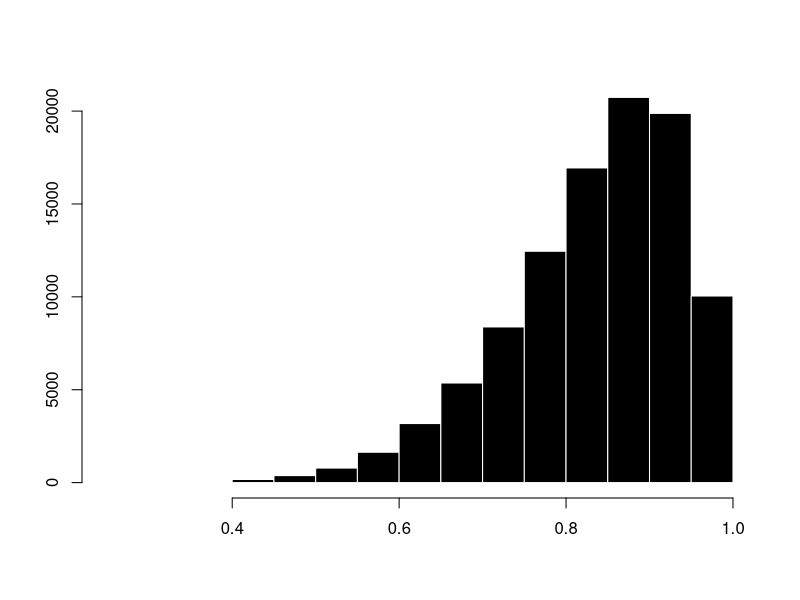

Write the R code that produced this figure.
## ---- chunk 1

library(psych)


	x1 <- rbeta(n = 100000, shape1= 10, shape2 = 2)
#	x2 <- rbeta(n = 100000, shape1= 10, shape2 = 10)
#	x3 <- rbeta(n = 100000, shape1= 2, shape2 = 10)

	  hist(x = x1,
#	       breaks = seq(0,1,.05),
	       xlab = "",
	       ylab = "",
	       main = "",
	       axes = TRUE,
	       col = "black",
	       border = "white",
			font.main = 1
	       )

